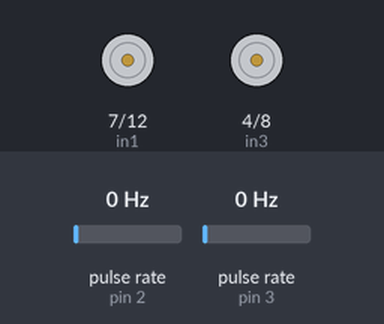
A sketch run on a simulated Arduino Uno, built with avr-gcc and run on an emulated ATmega328P. On the bench: motor-driver pin pairs drawn as motors (green arrow = first pin HIGH = forward, orange = second pin HIGH = backward, longer = more drive, scaled by the enable pin). Wiring (inferred from the names in the program): 2 × pulse sensor: data pin 2 / data pin 3. The inputs (shaded band) are chosen by the test bench; at power-on: pulse rate (sensors on pin 2, pin 3) 0 Hz. What the sketch prints to the serial monitor is not drawn.

Above: at 0.1 s.
At 1.1 s:
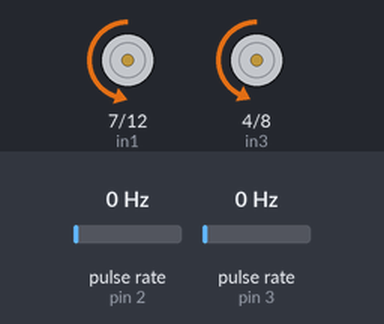
Timing chart, 0 to 2.6 s (numbered marks = the images above):
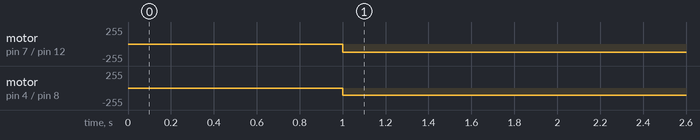

The sketch:

encoders.ino
```cpp
 /// Variables //////////////////////////////////////////////////////////////////////////////////////////////////////////////
 // Motor A connections
// Motor A connections
int enA = 6;
int in1 = 7;
int in2 = 12;
// Motor B connections
int enB = 5;
int in3 = 4;
int in4 = 8;
 /// Variables //////////////////////////////////////////////////////////////////////////////////////////////////////////////
int encoder_pin_1 = 2;             //Pin 2, donde se conecta el encoder
int encoder_pin_2 = 3;
unsigned int rpm_1 = 0;           // Revoluciones por minuto calculadas.
float velocity_1 = 0;                  //Velocidad en [Km/h]
volatile byte pulses_1 = 0;       // Número de pulsos leidos por el Arduino en un segundo
unsigned long timeold = 0;  // Tiempo
unsigned int rpm_2 = 0;           // Revoluciones por minuto calculadas.
float velocity_2 = 0;                  //Velocidad en [Km/h]
volatile byte pulses_2 = 0;       // Número de pulsos leidos por el Arduino en un segundo
static volatile unsigned long debounce_1 = 0; // Tiempo del rebote.
unsigned int pulsesperturn = 30; // Número de muescas que tiene el disco del encoder.
const int wheel_diameter = 64;   // Diámetro de la rueda pequeña[mm]
static volatile unsigned long debounce_2 = 0; // Tiempo del rebote.

void counter_1();
void counter_2();
////  Configuración del Arduino /////////////////////////////////////////////////////////
void setup(){
   Serial.begin(9600); // Configuración del puerto serie
   pinMode(encoder_pin_1, INPUT);
   pinMode(encoder_pin_2, INPUT);
    attachInterrupt(digitalPinToInterrupt(encoder_pin_1), counter_1, CHANGE); // Привязываем функцию обработки прерывания к пину для первого энкодера
    attachInterrupt(digitalPinToInterrupt(encoder_pin_2), counter_2, CHANGE);
   pulses_1 = 0;
   rpm_1 = 0;
   pulses_2 = 0;
   rpm_2 =0;
  Serial.print("Seconds ");
  Serial.print("RPM ");
  Serial.print("Pulses ");
  Serial.println("Velocity[Km/h]");
  // Set all the motor control pins to outputs
    pinMode(enA, OUTPUT);
    pinMode(enB, OUTPUT);
    pinMode(in1, OUTPUT);
    pinMode(in2, OUTPUT);
    pinMode(in3, OUTPUT);
    pinMode(in4, OUTPUT);

    // Turn off motors - Initial state
    digitalWrite(in1, LOW);
    digitalWrite(in2, LOW);
    digitalWrite(in3, LOW);
    digitalWrite(in4, LOW);
  }

void move(int speed, float time, char* direction){
  time = time * 1000;
  int speed_left = speed;
  int speed_right = speed;
  analogWrite(enA, speed_right);
  analogWrite(enB, speed_left-10);
    switch (*direction) {
        case 'F':
          digitalWrite(in1, LOW);
          digitalWrite(in2, HIGH);
          digitalWrite(in3, LOW);
          digitalWrite(in4, HIGH);
          break;
        case 'B':
          digitalWrite(in1, HIGH);
          digitalWrite(in2, LOW);
          digitalWrite(in3, HIGH);
          digitalWrite(in4, LOW);
          break;
    }
  delay(time);
}


////  Configuración del Arduino /////////////////////////////////////////////////////////

////  Programa principal ///////////////////////////////////////////////////////////////////////
 void loop(){
   if (millis() - timeold >= 1000){  // Se actualiza cada segundo
      move(120, 1, "F");
      noInterrupts(); //Don't process interrupts during calculations // Desconectamos la interrupción para que no actué en esta parte del programa.
      rpm_1 = (60 * 1000 / pulsesperturn )/ (millis() - timeold)* pulses_1; // Calculamos las revoluciones por minuto
      rpm_2  = (60 * 1000 / pulsesperturn )/ (millis() - timeold)* pulses_2;
      velocity_1 = rpm_1 * 3.1416 * wheel_diameter / 1000 / 60; // Cálculo de la velocidad en [m/s]
      velocity_2 = rpm_2 * 3.1416 * wheel_diameter / 1000 / 60;
      timeold = millis(); // Almacenamos el tiempo actual.
      Serial.print("Time: "); Serial.print(millis()/1000); Serial.print(" s\t");
    Serial.print("Encoder 1 - RPM: "); Serial.print(rpm_1, DEC); Serial.print("\tPulses: "); Serial.print(pulses_1, DEC); Serial.print("\tVelocity: "); Serial.print(velocity_1, 2); Serial.println(" m/s");
    Serial.print("Encoder 2 - RPM: "); Serial.print(rpm_2, DEC); Serial.print("\tPulses: "); Serial.print(pulses_2, DEC); Serial.print("\tVelocity: "); Serial.print(velocity_2, 2); Serial.println(" m/s");

      pulses_1 = 0;  // Inicializamos los pulsos.
      pulses_2 = 0;
      interrupts(); // Restart the interrupt processing // Reiniciamos la interrupción
   }
  }
////Fin de programa principal //////////////////////////////////////////////////////////////////////////////////
///////////////////////////Función que cuenta los pulsos buenos ///////////////////////////////////////////
 void counter_1(){
  if(  digitalRead (encoder_pin_1) && (micros()-debounce_1 > 500)) {
// Vuelve a comprobar que el encoder envia una señal buena y luego comprueba que el tiempo es superior a 1000 microsegundos y vuelve a comprobar que la señal es correcta.
        debounce_1 = micros(); // Almacena el tiempo para comprobar que no contamos el rebote que hay en la señal.
        pulses_1++;}  // Suma el pulso bueno que entra.
        else ; }


 void counter_2(){
  if(  digitalRead (encoder_pin_2) && (micros()-debounce_2 > 500)) {
// Vuelve a comprobar que el encoder envia una señal buena y luego comprueba que el tiempo es superior a 1000 microsegundos y vuelve a comprobar que la señal es correcta.
        debounce_2 = micros(); // Almacena el tiempo para comprobar que no contamos el rebote que hay en la señal.
        pulses_2++;}  // Suma el pulso bueno que entra.
        else ; }


// // encoder pin
// int encoderPin=3;
// // motor pins
// int ENA = 5;
// int IN1 = 4;
// int IN2 = 8;

// // we have 20 holes, and consequently, angle/pulse=360/20= 18 degrees per pulse
// volatile int anglePerPulse=15;
// // total pulses from the start of the Arduino program
// volatile unsigned long totalPulses = 0;
// // total angle calculated from totalPulses
// volatile long totalAngle=0;
// // variables for measuring time
// volatile unsigned long lastTime=0;
// volatile unsigned long currentTime=0;
// volatile double deltaT=0; // deltaT=currentTime-lastTime


// // this is the average angular velocity that we compute on
// // the basis of the variables shown below
// volatile double angularVelocity=0;
// // total time until sumPulses reaches averageSample
// volatile unsigned long timeAverageAngularVelocity=0;
// // sumPulses goes from 0 to averageSample, and then it is set back to zero
// volatile int sumPulses=0;
// // how many pulses we will take to calculate the average angular velocity
// volatile int averageSample=50;

// void setup() {
//   // set the motor pins
//   pinMode(ENA, OUTPUT);
//   pinMode(IN1, OUTPUT);
//   pinMode(IN2, OUTPUT);

//   // set the encoder pin
//   pinMode(encoderPin, INPUT);
//   // attach the interrupt for tracking the pulses
//   // one the pulse is detected, interruptFunction() is called
//   attachInterrupt(digitalPinToInterrupt(encoderPin), interruptFunction, RISING);

//   Serial.begin(9600);
//   // obtain the current time
//   lastTime=millis();
// }

// void loop() {
//   // set the motor speed
//   analogWrite(ENA, 255);
//   // direction
//   digitalWrite(IN1,HIGH);
//   digitalWrite(IN2, LOW);
// }

// void interruptFunction(){
//         // get the current time
//         currentTime=millis();
//         // deltaT is approximately equal to the time between the pulses
//         // there is a delay...
//         deltaT=currentTime-lastTime;
//         lastTime=currentTime;

//         // increment the total number of pulses
//         totalPulses = totalPulses + 1;
//         // calculate the total angle
//         totalAngle= totalPulses*anglePerPulse;

//         // this is another sum of pulses that is used to calculate
//         // the average angular velocity
//         // this sum is set to zero after averageSample
//         sumPulses=sumPulses+1;
//         // track the total time between computing the averages
//         timeAverageAngularVelocity=timeAverageAngularVelocity+deltaT;

//        // here we calculate the average angular velocity
//        // after averageSample pulses
//        if (sumPulses>=averageSample)
//        {
//           angularVelocity=1000*((double)(sumPulses * anglePerPulse) )/((double) timeAverageAngularVelocity );
//           Serial.println((String)"Total angle:"+totalAngle+" Angular velocity:"+angularVelocity);
//           sumPulses=0;
//           timeAverageAngularVelocity=0;
//        }


// }
```

Measured:
- by itself, motor on pin 7 (in1) / pin 12 (in2): stopped → backward 120/255 at 1.0 s
- by itself, motor on pin 4 (in3) / pin 8 (in4): stopped → backward 110/255 at 1.0 s
